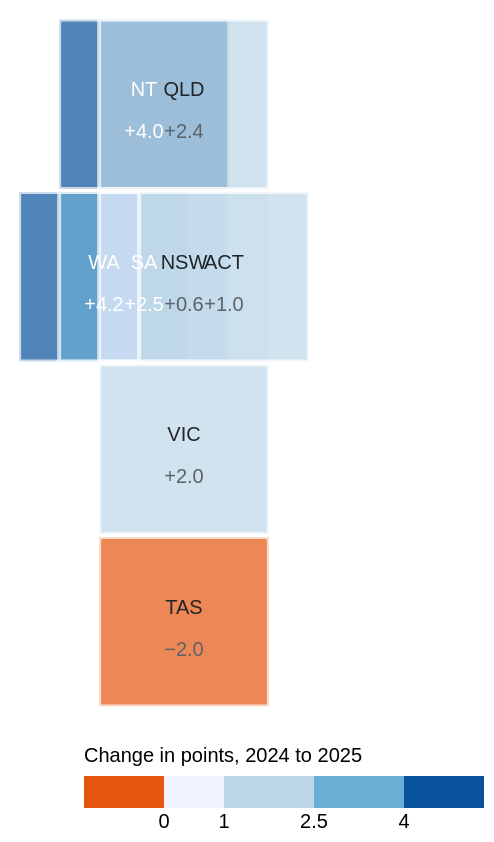

Source (Vega-Lite JSON):
### Vega-Lite specification from a JSON file in a GitHub repository (floating-point values rounded to 4 significant figures)
{"$schema": "https://vega.github.io/schema/vega-lite/v5.json", "width": "container", "height": 345, "data": {"values": [{"state": "NT", "name": "Northern Territory", "col": 1, "row": 0, "rate2024": 50.4, "rate2025": 54.4}, {"state": "QLD", "name": "Queensland", "col": 2, "row": 0, "rate2024": 47.2, "rate2025": 49.6}, {"state": "WA", "name": "Western Australia", "col": 0, "row": 1, "rate2024": 48.3, "rate2025": 52.5}, {"state": "SA", "name": "South Australia", "col": 1, "row": 1, "rate2024": 46.1, "rate2025": 48.6}, {"state": "NSW", "name": "New South Wales", "col": 2, "row": 1, "rate2024": 47.3, "rate2025": 47.9}, {"state": "ACT", "name": "Australian Capital Territory", "col": 3, "row": 1, "rate2024": 58.2, "rate2025": 59.2}, {"state": "VIC", "name": "Victoria", "col": 2, "row": 2, "rate2024": 49.7, "rate2025": 51.7}, {"state": "TAS", "name": "Tasmania", "col": 2, "row": 3, "rate2024": 53.3, "rate2025": 51.3}]}, "transform": [{"calculate": "datum.rate2025 - datum.rate2024", "as": "Change"}], "encoding": {"x": {"field": "col", "type": "ordinal", "axis": null, "scale": {"paddingInner": 0.12}}, "y": {"field": "row", "type": "ordinal", "axis": null, "scale": {"paddingInner": 0.12}}}, "layer": [{"mark": {"type": "square", "size": 7200, "cornerRadius": 5, "stroke": "white", "strokeWidth": 2}, "encoding": {"color": {"field": "Change", "type": "quantitative", "title": "Change in points, 2024 to 2025", "legend": {"orient": "bottom", "direction": "horizontal"}, "scale": {"type": "threshold", "domain": [0, 1, 2.5, 4], "range": ["#e6550d", "#eff3ff", "#bdd7e7", "#6baed6", "#08519c"]}}, "tooltip": [{"field": "name", "type": "nominal", "title": "State"}, {"field": "rate2024", "type": "quantitative", "title": "2024 (%)", "format": ".1f"}, {"field": "rate2025", "type": "quantitative", "title": "2025 (%)", "format": ".1f"}, {"field": "Change", "type": "quantitative", "title": "Change (pts)", "format": "+.1f"}]}}, {"mark": {"type": "text", "dy": -9, "fontSize": 16, "fontWeight": 700}, "encoding": {"text": {"field": "state", "type": "nominal"}, "color": {"condition": {"test": "datum.rate2025 - datum.rate2024 >= 2.5", "value": "white"}, "value": "#22252a"}}}, {"mark": {"type": "text", "dy": 13, "fontSize": 13}, "encoding": {"text": {"field": "Change", "type": "quantitative", "format": "+.1f"}, "color": {"condition": {"test": "datum.rate2025 - datum.rate2024 >= 2.5", "value": "white"}, "value": "#5c6368"}}}], "config": {"font": "Source Sans 3, sans-serif", "view": {"stroke": null}}}
